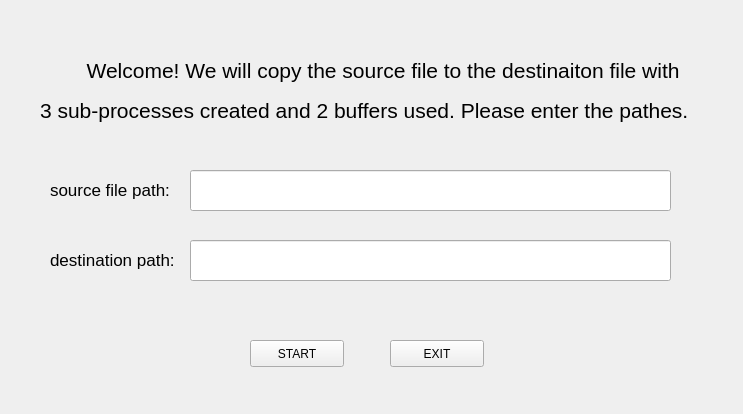
<?xml version="1.0" encoding="UTF-8"?>
<ui version="4.0">
 <class>myWidget</class>
 <widget class="QWidget" name="myWidget">
  <property name="geometry">
   <rect>
    <x>0</x>
    <y>0</y>
    <width>743</width>
    <height>414</height>
   </rect>
  </property>
  <property name="windowTitle">
   <string>myWidget</string>
  </property>
  <widget class="QLabel" name="label">
   <property name="geometry">
    <rect>
     <x>40</x>
     <y>50</y>
     <width>661</width>
     <height>41</height>
    </rect>
   </property>
   <property name="font">
    <font>
     <pointsize>16</pointsize>
    </font>
   </property>
   <property name="text">
    <string>        Welcome! We will copy the source file to the destinaiton file with </string>
   </property>
  </widget>
  <widget class="QLabel" name="label_2">
   <property name="geometry">
    <rect>
     <x>40</x>
     <y>90</y>
     <width>661</width>
     <height>41</height>
    </rect>
   </property>
   <property name="font">
    <font>
     <pointsize>16</pointsize>
    </font>
   </property>
   <property name="text">
    <string>3 sub-processes created and 2 buffers used. Please enter the pathes.</string>
   </property>
  </widget>
  <widget class="QLineEdit" name="lineEdit_s">
   <property name="geometry">
    <rect>
     <x>190</x>
     <y>170</y>
     <width>481</width>
     <height>41</height>
    </rect>
   </property>
   <property name="font">
    <font>
     <pointsize>13</pointsize>
    </font>
   </property>
   <property name="text">
    <string/>
   </property>
  </widget>
  <widget class="QLabel" name="label_3">
   <property name="geometry">
    <rect>
     <x>50</x>
     <y>180</y>
     <width>131</width>
     <height>20</height>
    </rect>
   </property>
   <property name="font">
    <font>
     <pointsize>13</pointsize>
    </font>
   </property>
   <property name="text">
    <string>source file path:</string>
   </property>
  </widget>
  <widget class="QLabel" name="label_4">
   <property name="geometry">
    <rect>
     <x>50</x>
     <y>250</y>
     <width>131</width>
     <height>20</height>
    </rect>
   </property>
   <property name="font">
    <font>
     <pointsize>13</pointsize>
    </font>
   </property>
   <property name="text">
    <string>destination path:</string>
   </property>
  </widget>
  <widget class="QLineEdit" name="lineEdit_d">
   <property name="geometry">
    <rect>
     <x>190</x>
     <y>240</y>
     <width>481</width>
     <height>41</height>
    </rect>
   </property>
   <property name="font">
    <font>
     <pointsize>13</pointsize>
    </font>
   </property>
   <property name="text">
    <string/>
   </property>
  </widget>
  <widget class="QPushButton" name="pushButtonExit">
   <property name="geometry">
    <rect>
     <x>390</x>
     <y>340</y>
     <width>94</width>
     <height>27</height>
    </rect>
   </property>
   <property name="text">
    <string>EXIT</string>
   </property>
  </widget>
  <widget class="QPushButton" name="pushButtonStart">
   <property name="geometry">
    <rect>
     <x>250</x>
     <y>340</y>
     <width>94</width>
     <height>27</height>
    </rect>
   </property>
   <property name="text">
    <string>START</string>
   </property>
  </widget>
 </widget>
 <resources/>
 <connections/>
</ui>
